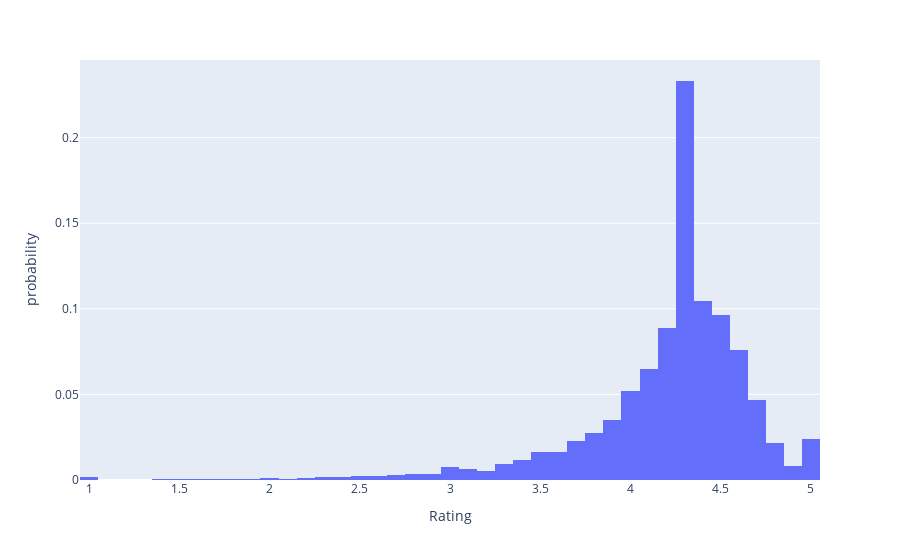

Here is the notebook cell this chart was saved with:
### Code cell
fig_rat2 = px.histogram(X_train, x="Rating", histnorm = 'probability')
fig_rat2.show()

### Figure 1 — Plotly figure (JSON) as saved in the notebook; plotly's stock layout.template omitted (floating-point values rounded to 4 significant figures; data arrays with more than 128 entries replaced by an {"elided": "..."} marker saying what was removed)
{"data": [{"alignmentgroup": "True", "bingroup": "x", "histnorm": "probability", "hovertemplate": "Rating=%{x}<br>probability=%{y}<extra></extra>", "legendgroup": "", "marker": {"color": "#636efa", "pattern": {"shape": ""}}, "name": "", "offsetgroup": "", "orientation": "v", "showlegend": false, "type": "histogram", "x": {"elided": "8672 float values"}, "xaxis": "x", "yaxis": "y"}], "layout": {"barmode": "relative", "legend": {"tracegroupgap": 0}, "margin": {"t": 60}, "xaxis": {"anchor": "y", "domain": [0, 1], "title": {"text": "Rating"}}, "yaxis": {"anchor": "x", "domain": [0, 1], "title": {"text": "probability"}}}}
